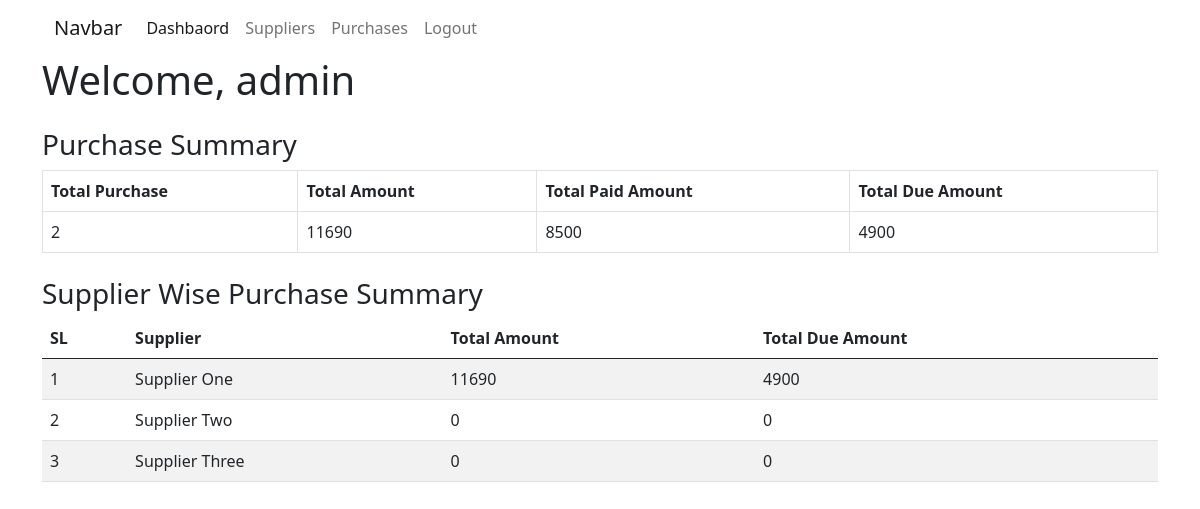
The page /dashboard/ (signed in) on the database its author committed.
### purchase/models.py (models this page shows, shortened)
class Supplier(models.Model):
    user = models.ForeignKey(User, on_delete=models.CASCADE)
    supplier_name = models.CharField(max_length=100)
    contact_number = models.CharField(max_length=20)
    address = models.TextField()

### purchase/views.py (the view)
# urls.py: path('dashboard/', views.dashboard_view, name='dashboard_view'),
@login_required
def dashboard_view(request):
    supplier_purchase_data = Supplier.objects.filter(user=request.user).annotate(
        total_amount=Sum('purchases__total_amount', default=0),
        total_due_amount=Sum('purchases__due_amount', default=0)
    )
    purchase_summary = Purchase.objects.filter(user=request.user).aggregate(
        total_amount=Sum('total_amount', default=0),
        total_paid_amount=Sum('paid_amount', default=0),
        total_due_amount=Sum('due_amount', default=0)
    )
    context = {
        'supplier_purchase_data': supplier_purchase_data,
        'purchase_summary': purchase_summary,
        'total_purchase': Purchase.objects.filter(user=request.user).count()
    }
    return render(request, 'dashboard.html', context)

### purchase/templates/dashboard.html (shortened to what this page needs)
{% extends 'master/base.html' %}
{% block body %}
    <h1>Welcome, {{request.user.username}}</h1>
    <h3 class="mt-4">Purchase Summary</h3>
    <table class="table table-bordered">
        <thead>
            <tr>
                <th>Total Purchase</th>
                <th>Total Amount</th>
                <th>Total Paid Amount</th>
                <th>Total Due Amount</th>
            </tr>
        </thead>
        <tbody>
            <tr>
                <td>{{total_purchase}}</td>
                <td>{{purchase_summary.total_amount}}</td>
                <td>{{purchase_summary.total_paid_amount}}</td>
                <td>{{purchase_summary.total_due_amount}}</td>
            </tr>
        </tbody>
    </table>
    <h3 class="mt-4">Supplier Wise Purchase Summary</h3>
    <table class="table table-striped">
        <thead>
            <tr>
                <th>SL</th>
                <th>Supplier</th>
                <th>Total Amount</th>
                <th>Total Due Amount</th>
            </tr>
        </thead>
        <tbody>
            {% for supplier in supplier_purchase_data %}
            <tr>
                <td>{{forloop.counter}}</td>
                <td>{{supplier.supplier_name}}</td>
                <td>{{supplier.total_amount}}</td>
                <td>{{supplier.total_due_amount}}</td>
            </tr>
            {% empty %}
            <tr>
                <td colspan="4" class="text-center">No supplier found.</td>
            </tr>
            {% endfor %}
        </tbody>
    </table>
{% endblock body %}

### rows shown on the page
Supplier: supplier_name "Supplier One", total_amount "11690", total_due_amount "4900"
Supplier: supplier_name "Supplier Two", total_amount "0", total_due_amount "0"
Supplier: supplier_name "Supplier Three", total_amount "0", total_due_amount "0"

### other values the page prints
{{ request.user.username }} "admin"
{{ total_purchase }} "2"
{{ purchase_summary.total_amount }} "11690"
{{ purchase_summary.total_paid_amount }} "8500"
{{ purchase_summary.total_due_amount }} "4900"
